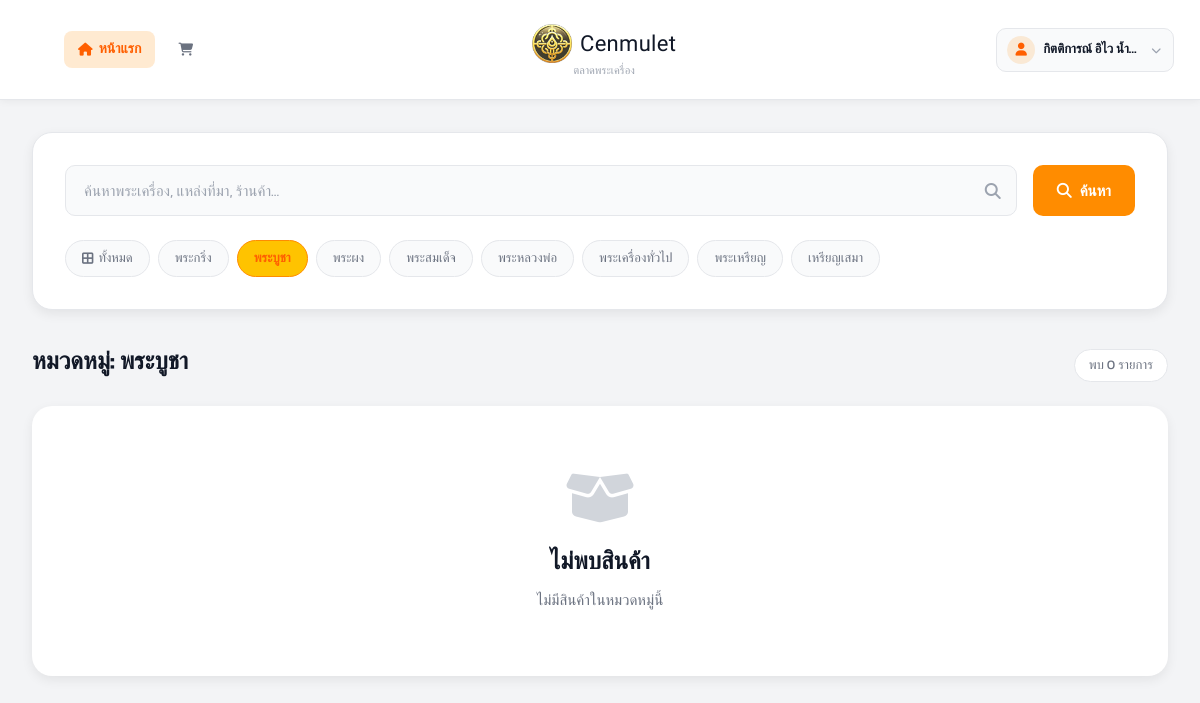
Page /views/user/home.php?category=6 (signed in) on the earlier database version.
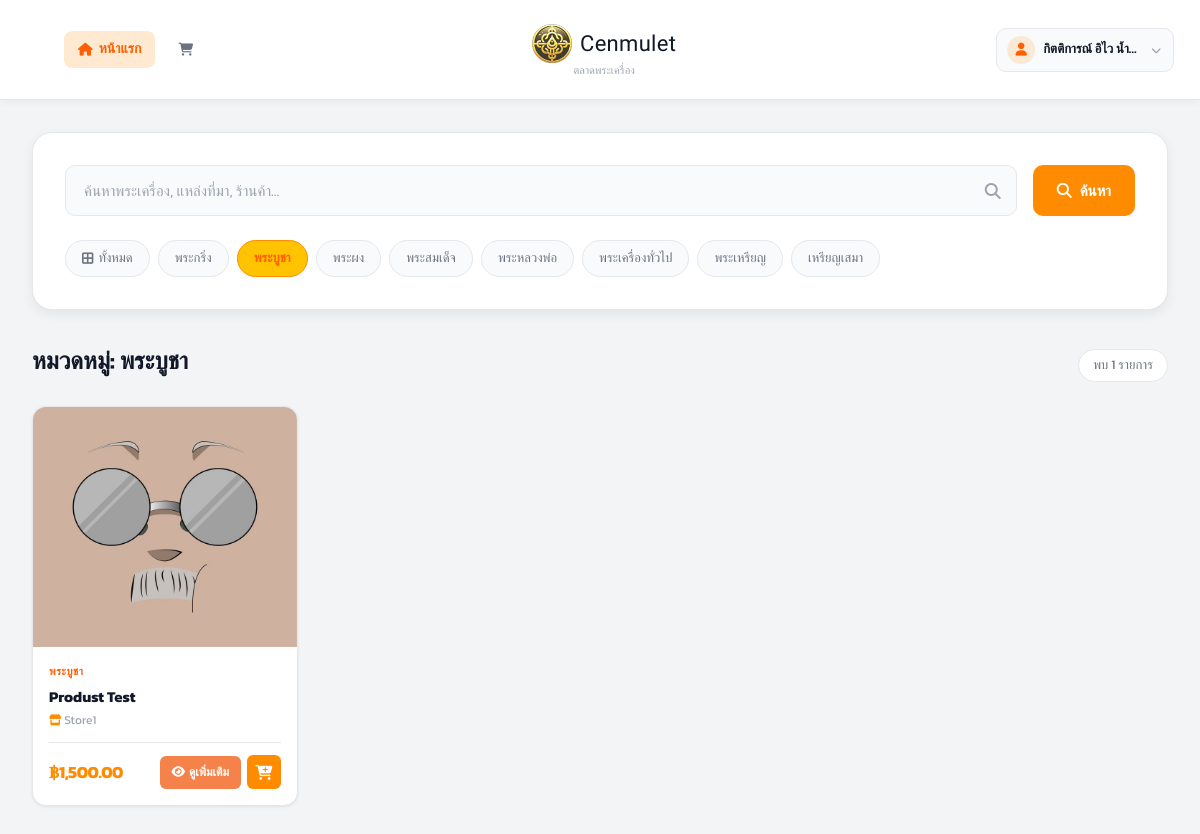
Same page on the later database version.
### tables this page shows
CREATE TABLE categories (
    id INTEGER PRIMARY KEY AUTOINCREMENT,
    category_name TEXT
);

CREATE TABLE amulets (
    id INTEGER PRIMARY KEY AUTOINCREMENT,
    amulet_name TEXT,
    source TEXT,
    quantity INTEGER,
    price REAL,
    image TEXT,
    sellerId INTEGER,
    categoryId INTEGER,
    FOREIGN KEY (sellerId) REFERENCES sellers(id),
    FOREIGN KEY (categoryId) REFERENCES categories(id)
);

CREATE TABLE sellers (
    id INTEGER PRIMARY KEY AUTOINCREMENT,
    fullname TEXT,
    store_name TEXT,
    username TEXT UNIQUE,
    password TEXT,
    address TEXT,
    img_store TEXT,
    tel TEXT,
    pay_contax TEXT,
    id_per TEXT,
    img_per TEXT,

    status TEXT DEFAULT 'pending',
    reject_reason TEXT,
    reviewed_at DATETIME
, pay_bank TEXT);

### views/user/home.php (the view, shortened to what the changed rows need)
<?php
require_once __DIR__ . "/../../config/db.php";
try {
    $stmt = $db->query("SELECT * FROM categories ORDER BY category_name");
    $categories = $stmt->fetchAll(PDO::FETCH_ASSOC);
} catch (PDOException $e) {
    $categories = [];
}
$search          = $_GET['search']   ?? '';
$category_filter = $_GET['category'] ?? '';
try {
    $sql = "
        SELECT a.*, c.category_name, s.store_name
        FROM amulets a
        LEFT JOIN categories c ON a.categoryId = c.id
        LEFT JOIN sellers   s ON a.sellerId   = s.id
        WHERE a.quantity > 0
    ";
    $params = [];
    if (!empty($category_filter)) {
        $sql .= " AND a.categoryId = :category";
        $params[':category'] = $category_filter;
    }
    $sql .= " ORDER BY a.id DESC";
    $stmt = $db->prepare($sql);
    $stmt->execute($params);
    $products = $stmt->fetchAll(PDO::FETCH_ASSOC);
} catch (PDOException $e) {
    die("Error: " . $e->getMessage());
}
?>
<!DOCTYPE html>
<html lang="th">
<head>
    <link rel="stylesheet" href="https://cdnjs.cloudflare.com/ajax/libs/font-awesome/6.5.1/css/all.min.css">
    <link rel="stylesheet" href="/public/css/style.css">
    <link rel="stylesheet" href="/public/css/home.css">
</head>
<body>
    <div class="container">
        <div class="search-filter-panel">
            <div class="category-chips">
                <a href="/views/user/home.php"
                   class="category-chip <?php echo empty($category_filter) ? 'active' : ''; ?>">
                    <i class="fa-solid fa-border-all"></i> ทั้งหมด
                </a>
                <?php foreach ($categories as $cat): ?>
                    <a href="?category=<?php echo $cat['id']; ?><?php echo !empty($search) ? '&search=' . urlencode($search) : ''; ?>"
                       class="category-chip <?php echo $category_filter == $cat['id'] ? 'active' : ''; ?>">
                        <?php echo htmlspecialchars($cat['category_name']); ?>
                    </a>
                <?php endforeach; ?>
            </div>
        </div>
        <div class="results-header">
            <h1>
                <?php
                if (!empty($search)) {
                    echo 'ผลการค้นหา: "' . htmlspecialchars($search) . '"';
                } elseif (!empty($category_filter)) {
                    $cat_name = '';
                    foreach ($categories as $cat) {
                        if ($cat['id'] == $category_filter) { $cat_name = $cat['category_name']; break; }
                    }
                    echo 'หมวดหมู่: ' . htmlspecialchars($cat_name);
                } else {
                    echo 'พระเครื่องทั้งหมด';
                }
                ?>
            </h1>
            <span class="result-count">พบ <?php echo count($products); ?> รายการ</span>
        </div>
        <?php if (count($products) > 0): ?>
            <div class="products-grid">
                <?php foreach ($products as $product): ?>
                    <div class="product-card">
                        <div class="product-image">
                            <?php if ($product['image']): ?>
                                <img src="/uploads/amulets/<?php echo htmlspecialchars($product['image']); ?>" alt="<?php echo htmlspecialchars($product['amulet_name']); ?>">
                            <?php else: ?>
                                <i class="fa-solid fa-image placeholder-icon"></i>
                            <?php endif; ?>
                        </div>
                        <div class="product-body">
                            <div class="product-cat">
                                <?php echo htmlspecialchars($product['category_name'] ?? 'ไม่ระบุหมวดหมู่'); ?>
                            </div>
                            <h3 class="product-name"><?php echo htmlspecialchars($product['amulet_name']); ?></h3>
                            <p class="product-source">
                                <i class="fa-solid fa-store" style="color:var(--primary);font-size:11px;"></i>
                                <?php echo htmlspecialchars($product['store_name'] ?? 'ร้านค้า'); ?>
                            </p>
                            <div class="product-footer">
                                <div class="product-price">฿<?php echo number_format($product['price'], 2); ?></div>
                                <div class="product-actions">
                                    <a href="/views/user/product_detail.php?id=<?php echo $product['id']; ?>" class="btn-detail">
                                        <i class="fa-solid fa-eye"></i> ดูเพิ่มเติม
                                    </a>
                                    <form action="/user/add_to_cart_process.php" method="POST" style="display:inline;">
                                        <button type="submit" class="btn-add-cart" title="เพิ่มลงตะกร้า">
                                            <i class="fa-solid fa-cart-plus"></i>
                                        </button>
                                    </form>
                                </div>
                            </div>
                        </div>
                    </div>
                <?php endforeach; ?>
            </div>
        <?php else: ?>
            <div class="no-products">
                <i class="fa-solid fa-box-open"></i>
                <h2>ไม่พบสินค้า</h2>
                <p>
                    <?php
                    if (!empty($search)) {
                        echo 'ไม่พบสินค้าที่ตรงกับคำค้นหา "' . htmlspecialchars($search) . '"';
                    } else {
                        echo 'ไม่มีสินค้าในหมวดหมู่นี้';
                    }
                    ?>
                </p>
            </div>
        <?php endif; ?>
    </div>
</body>
</html>

Differences in the rows shown:
added amulets: image (picture), categoryId.category_name "พระบูชา", amulet_name "Produst Test", sellerId.store_name "Store1", price "1,500.00"
Other differences:
count($products): "0" → "1"
text no longer shown: "ไม่พบสินค้า ไม่มีสินค้าในหมวดหมู่นี้"
